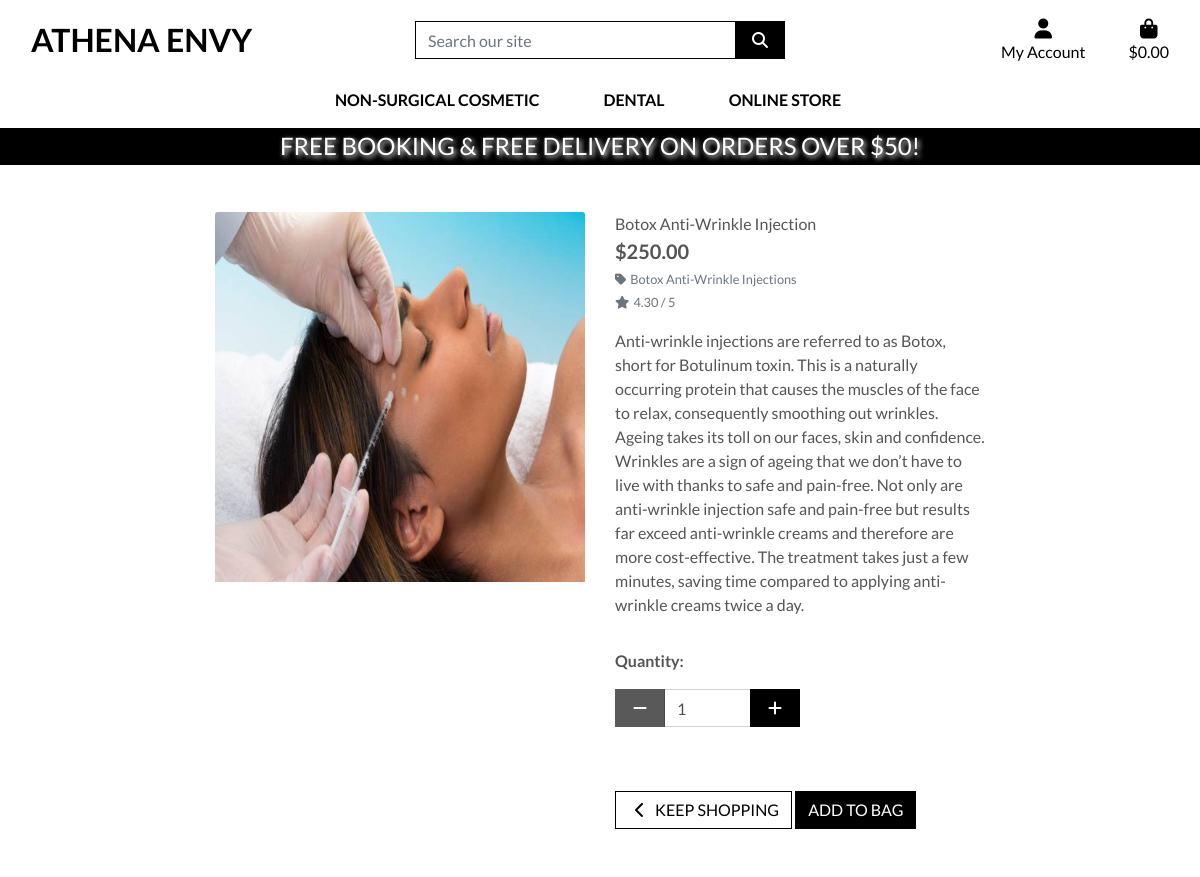
/products/1, run on the app's committed database.
### products/models.py (models this page shows, shortened)
class Product(models.Model):
    category = models.ForeignKey('Category', null=True, blank=True, on_delete=models.SET_NULL)
    sku = models.CharField(max_length=254, null=True, blank=True)
    name = models.CharField(max_length=254)
    description = models.TextField()
    price = models.DecimalField(max_digits=6, decimal_places=2)
    rating = models.DecimalField(max_digits=6, decimal_places=2, null=True, blank=True)
    image_url = models.URLField(max_length=1024, null=True, blank=True)
    image = models.ImageField(null=True, blank=True)

class Category(models.Model):
    class Meta:
        verbose_name_plural = 'Categories'
    name = models.CharField(max_length=254)
    friendly_name = models.CharField(max_length=254, null=True, blank=True)

### products/views.py (the view)
# urls.py: path('<product_id>', views.product_detail, name='product_detail')
def product_detail(request, product_id):
    product = get_object_or_404(Product, pk=product_id)
    context = {
        'product': product,
    }
    return render(request, 'products/product_detail.html', context)

### bag/contexts.py (called while the page is built, shortened)
def bag_contents(request):
    bag_items = []
    total = 0
    product_count = 0
    bag = request.session.get('bag', {})
    if total < settings.FREE_DELIVERY_THRESHOLD:
        delivery = total * Decimal(settings.STANDARD_DELIVERY_PERCENTAGE / 100)
        free_delivery_delta = settings.FREE_DELIVERY_THRESHOLD - total
    else:
        delivery = 0
        free_delivery_delta = 0
    grand_total = delivery + total
    context = {
        'bag_items': bag_items,
        'total': total,
        'product_count': product_count,
        'delivery': delivery,
        'free_delivery_delta': free_delivery_delta,
        'free_delivery_threshold': settings.FREE_DELIVERY_THRESHOLD,
        'grand_total': grand_total,
    }
    return context

### products/templates/products/product_detail.html (shortened to what this page needs)
{% extends "base.html" %}
{% load static %}
{% block page_header %}
    <div class="container header-container">
    </div>
{% endblock %}
{% block content %}
    <div class="overlay"></div>
    <div class="container-fluid">
        <div class="row">
            <div class="col-12 col-md-6 col-lg-4 offset-lg-2">
                <div class="image-container my-5">
                    {% if product.image %}
                        <a href="{{ product.image.url }}" target="_blank">
                            <img class="card-img-top img-fluid" src="{{ product.image.url }}" alt="{{ product.name }}">
                        </a>
                        {% else %}
                        <a href="">
                            <img class="card-img-top img-fluid" src="{{ MEDIA_URL }}noimage.png" alt="{{ product.name }}">
                        </a>
                    {% endif %}
                </div>
            </div>
            <div class="col-12 col-md-6 col-lg-4">
                <div class="product-details-container mb-5 mt-md-5">
                    <p class="mb-0">{{ product.name }}</p>
                    <p class="lead mb-0 text-left font-weight-bold">${{ product.price }}</p>
                    {% if product.category %}
                    <p class="small mt-1 mb-0">
                        <a class="text-muted" href="{% url 'products' %}?category={{ product.category.name }}">
                            <i class="fas fa-tag mr-1"></i>{{ product.category.friendly_name }}
                        </a>
                    </p>
                    {% endif %}
                    {% if product.rating %}
                        <small class="text-muted"><i class="fas fa-star mr-1"></i>{{ product.rating }} / 5</small>
                    {% else %}
                        <small class="text-muted">No Rating</small>
                    {% endif %}
                    <p class="mt-3">{{ product.description }}</p>
                    <form class="form" action="{% url 'add_to_bag' product.id %}" method="POST">
                        <div class="form-row">
                            <div class="col-12">
                                <p class="mt-3"><strong>Quantity:</strong></p>
                                <div class="form-group w-50">
                                    <div class="input-group">
                                        <div class="input-group-prepend">
                                            <button class="decrement-qty btn btn-black rounded-0"
                                                data-item_id="{{ product.id }}" id="decrement-qty_{{ product.id }}">
                                                <span class="icon">
                                                    <i class="fas fa-minus"></i>
                                                </span>
                                            </button>
                                        </div>
                                        <input class="form-control qty_input" type="number"
                                            name="quantity" value="1" min="1" max="99"
                                            data-item_id="{{ product.id }}"
                                            id="id_qty_{{ product.id }}">
                                        <div class="input-group-append">
                                            <button class="increment-qty btn btn-black rounded-0"
                                                data-item_id="{{ product.id }}" id="increment-qty_{{ product.id }}">
                                                <span class="icon">
                                                    <i class="fas fa-plus"></i>
                                                </span>
                                            </button>
                                        </div>
                                    </div>
                                </div>
                            </div>
                            <div class="col-12">
                                <a href="{% url 'products' %}" class="btn btn-outline-black rounded-0 mt-5">
                                    <span class="icon">
                                        <i class="fas fa-chevron-left"></i>
                                    </span>
                                    <span class="text-uppercase">Keep Shopping</span>
                                </a>
                                <input type="submit" class="btn btn-black rounded-0 text-uppercase mt-5" value="Add to Bag">
                            </div>
                        </div>
                    </form>
                </div>
            </div>
        </div>
    </div>
{% endblock %}

### static/css/base.css (style rules this page uses)
html { height: 100%; }
body { background: url('/media/header.jpg') no-repeat center center fixed; background-size: cover; height: calc(100vh - 164px); color: #555; font-family: 'Lato'; }
.icon { align-items: center; display: inline-flex; justify-content: center; height: 1.5rem; width: 1.5rem; }
.btn-black { background: black; color: white; }
.btn-outline-black { background: white; color: black !important; border: 1px solid black; }
.overlay { height: 100%; width: 100%; top: 0; left: 0; position: fixed; background: white; z-index: -1; }
@media (min-width: 1200px) { .container { max-width: 80%; } }
@media (min-width: 992px) { .header-container { padding-top: 164px; } }

### data on the page
Product: image (picture), name "Botox Anti-Wrinkle Injection", price "250.00", category.friendly_name "Botox Anti-Wrinkle Injections", rating "4.30", description "Anti-wrinkle injections are referred to as Botox, short for Botulinum toxin. This is a naturally occurring protein that causes the muscles of the face to relax, consequently smoothing out wrinkles. Ageing takes its toll on our faces, skin and confidence. Wrinkles are a sign of ageing that we don’t have to live with thanks to safe and pain-free. Not only are anti-wrinkle injection safe and pain-free but results far exceed anti-wrinkle creams and therefore are more cost-effective. The treatment takes just a few minutes, saving time compared to applying anti-wrinkle creams twice a day.", quantity "1"

### other printed values
{{ free_delivery_threshold }} "50"
